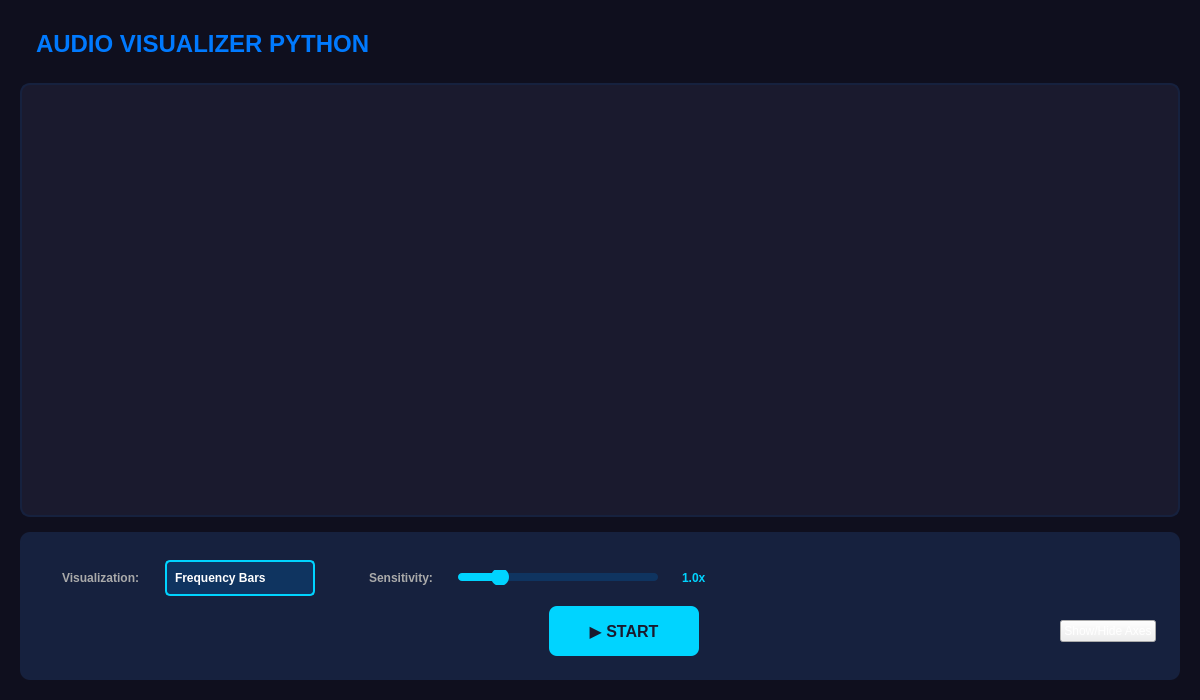
<?xml version="1.0" encoding="UTF-8"?>
<ui version="4.0">
 <class>MainWindow</class>
 <widget class="QMainWindow" name="MainWindow">
  <property name="geometry">
   <rect>
    <x>0</x>
    <y>0</y>
    <width>1200</width>
    <height>700</height>
   </rect>
  </property>
  <property name="windowTitle">
   <string>Audio Visualizer Pro</string>
  </property>
  <property name="styleSheet">
   <string notr="true">QMainWindow {
    background-color: #0f0f1e;
}

QWidget {
    color: white;
    font-family: Arial;
}</string>
  </property>
  <widget class="QWidget" name="centralwidget">
   <layout class="QVBoxLayout" name="mainLayout">
    <property name="spacing">
     <number>15</number>
    </property>
    <property name="leftMargin">
     <number>20</number>
    </property>
    <property name="topMargin">
     <number>20</number>
    </property>
    <property name="rightMargin">
     <number>20</number>
    </property>
    <property name="bottomMargin">
     <number>20</number>
    </property>
    <item>
     <layout class="QHBoxLayout" name="titleLayout">
      <item>
       <widget class="QLabel" name="titleLabel">
        <property name="styleSheet">
         <string notr="true">color: rgb(12, 101, 211); 
            font-size: 18pt; 
            font-weight: bold; 
            padding: 10px;</string>
        </property>
        <property name="text">
         <string>&lt;html&gt;&lt;head/&gt;&lt;body&gt;&lt;p&gt;&lt;span style=&quot; color:#007aff;&quot;&gt;AUDIO VISUALIZER PYTHON&lt;/span&gt;&lt;/p&gt;&lt;/body&gt;&lt;/html&gt;</string>
        </property>
       </widget>
      </item>
      <item>
       <spacer name="titleSpacer">
        <property name="orientation">
         <enum>Qt::Horizontal</enum>
        </property>
        <property name="sizeHint" stdset="0">
         <size>
          <width>40</width>
          <height>20</height>
         </size>
        </property>
       </spacer>
      </item>
     </layout>
    </item>
    <item>
     <widget class="QFrame" name="plotFrame">
      <property name="sizePolicy">
       <sizepolicy hsizetype="Expanding" vsizetype="Expanding">
        <horstretch>0</horstretch>
        <verstretch>1</verstretch>
       </sizepolicy>
      </property>
      <property name="styleSheet">
       <string notr="true">QFrame {
            background-color: #1a1a2e;
            border: 2px solid #16213e;
            border-radius: 10px;
        }</string>
      </property>
      <property name="frameShape">
       <enum>QFrame::StyledPanel</enum>
      </property>
      <property name="frameShadow">
       <enum>QFrame::Raised</enum>
      </property>
      <layout class="QVBoxLayout" name="plotLayout">
       <property name="spacing">
        <number>0</number>
       </property>
       <property name="leftMargin">
        <number>10</number>
       </property>
       <property name="topMargin">
        <number>10</number>
       </property>
       <property name="rightMargin">
        <number>10</number>
       </property>
       <property name="bottomMargin">
        <number>10</number>
       </property>
       <item>
        <widget class="QWidget" name="plotWidget" native="true">
         <property name="sizePolicy">
          <sizepolicy hsizetype="Expanding" vsizetype="Expanding">
           <horstretch>0</horstretch>
           <verstretch>0</verstretch>
          </sizepolicy>
         </property>
        </widget>
       </item>
      </layout>
     </widget>
    </item>
    <item>
     <widget class="QFrame" name="controlPanel">
      <property name="enabled">
       <bool>true</bool>
      </property>
      <property name="maximumSize">
       <size>
        <width>16777215</width>
        <height>200</height>
       </size>
      </property>
      <property name="styleSheet">
       <string notr="true">QFrame {
            background-color: #16213e;
            border-radius: 10px;
            padding: 15px;
        }</string>
      </property>
      <property name="frameShape">
       <enum>QFrame::StyledPanel</enum>
      </property>
      <property name="frameShadow">
       <enum>QFrame::Raised</enum>
      </property>
      <layout class="QVBoxLayout" name="controlPanelLayout">
       <item>
        <layout class="QHBoxLayout" name="topControlRow">
         <property name="spacing">
          <number>-1</number>
         </property>
         <property name="sizeConstraint">
          <enum>QLayout::SetDefaultConstraint</enum>
         </property>
         <property name="topMargin">
          <number>0</number>
         </property>
         <property name="bottomMargin">
          <number>0</number>
         </property>
         <item>
          <widget class="QLabel" name="vizLabel">
           <property name="minimumSize">
            <size>
             <width>50</width>
             <height>40</height>
            </size>
           </property>
           <property name="styleSheet">
            <string notr="true">color: #aaa; 
                font-weight: bold;</string>
           </property>
           <property name="text">
            <string>Visualization:</string>
           </property>
          </widget>
         </item>
         <item>
          <widget class="QComboBox" name="vizCombo">
           <property name="minimumSize">
            <size>
             <width>150</width>
             <height>0</height>
            </size>
           </property>
           <property name="styleSheet">
            <string notr="true">QComboBox {
                background-color: #0f3460;
                color: white;
                border: 2px solid #00d4ff;
                border-radius: 5px;
                padding: 8px;
                font-weight: bold;
            }
            QComboBox::drop-down {
                border: none;
            }
            QComboBox::down-arrow {
                image: none;
                border-left: 5px solid transparent;
                border-right: 5px solid transparent;
                border-top: 5px solid #00d4ff;
            }
            QComboBox QAbstractItemView {
                background-color: #0f3460;
                color: white;
                selection-background-color: #00d4ff;
            }</string>
           </property>
           <item>
            <property name="text">
             <string>Frequency Bars</string>
            </property>
           </item>
           <item>
            <property name="text">
             <string>Waveform</string>
            </property>
           </item>
           <item>
            <property name="text">
             <string>Spectrum Line</string>
            </property>
           </item>
           <item>
            <property name="text">
             <string>Circular Spectrum</string>
            </property>
           </item>
           <item>
            <property name="text">
             <string>Stereo Bars</string>
            </property>
           </item>
          </widget>
         </item>
         <item>
          <spacer name="controlSpacer1">
           <property name="orientation">
            <enum>Qt::Horizontal</enum>
           </property>
           <property name="sizeType">
            <enum>QSizePolicy::Fixed</enum>
           </property>
           <property name="sizeHint" stdset="0">
            <size>
             <width>30</width>
             <height>20</height>
            </size>
           </property>
          </spacer>
         </item>
         <item>
          <widget class="QLabel" name="sensLabel">
           <property name="minimumSize">
            <size>
             <width>50</width>
             <height>40</height>
            </size>
           </property>
           <property name="styleSheet">
            <string notr="true">color: #aaa; 
                font-weight: bold;</string>
           </property>
           <property name="text">
            <string>Sensitivity:</string>
           </property>
          </widget>
         </item>
         <item>
          <widget class="QSlider" name="sensitivitySlider">
           <property name="minimumSize">
            <size>
             <width>200</width>
             <height>0</height>
            </size>
           </property>
           <property name="maximumSize">
            <size>
             <width>200</width>
             <height>16777215</height>
            </size>
           </property>
           <property name="styleSheet">
            <string notr="true">QSlider::groove:horizontal {
                background: #0f3460;
                height: 8px;
                border-radius: 4px;
            }
            QSlider::handle:horizontal {
                background: #00d4ff;
                width: 18px;
                margin: -5px 0;
                border-radius: 9px;
            }
            QSlider::sub-page:horizontal {
                background: #00d4ff;
                border-radius: 4px;
            }</string>
           </property>
           <property name="minimum">
            <number>1</number>
           </property>
           <property name="maximum">
            <number>50</number>
           </property>
           <property name="value">
            <number>10</number>
           </property>
           <property name="orientation">
            <enum>Qt::Horizontal</enum>
           </property>
          </widget>
         </item>
         <item>
          <widget class="QLabel" name="sensValueLabel">
           <property name="minimumSize">
            <size>
             <width>50</width>
             <height>40</height>
            </size>
           </property>
           <property name="styleSheet">
            <string notr="true">color: #00d4ff; 
                font-weight: bold;</string>
           </property>
           <property name="text">
            <string>1.0x</string>
           </property>
          </widget>
         </item>
         <item>
          <spacer name="controlSpacer2">
           <property name="orientation">
            <enum>Qt::Horizontal</enum>
           </property>
           <property name="sizeHint" stdset="0">
            <size>
             <width>40</width>
             <height>20</height>
            </size>
           </property>
          </spacer>
         </item>
        </layout>
       </item>
       <item>
        <layout class="QHBoxLayout" name="bottomControlRow">
         <item>
          <spacer name="horizontalSpacer">
           <property name="orientation">
            <enum>Qt::Horizontal</enum>
           </property>
           <property name="sizeType">
            <enum>QSizePolicy::Fixed</enum>
           </property>
           <property name="sizeHint" stdset="0">
            <size>
             <width>150</width>
             <height>20</height>
            </size>
           </property>
          </spacer>
         </item>
         <item>
          <spacer name="buttonSpacer1">
           <property name="orientation">
            <enum>Qt::Horizontal</enum>
           </property>
           <property name="sizeHint" stdset="0">
            <size>
             <width>40</width>
             <height>20</height>
            </size>
           </property>
          </spacer>
         </item>
         <item>
          <widget class="QPushButton" name="startButton">
           <property name="minimumSize">
            <size>
             <width>150</width>
             <height>50</height>
            </size>
           </property>
           <property name="maximumSize">
            <size>
             <width>150</width>
             <height>50</height>
            </size>
           </property>
           <property name="styleSheet">
            <string notr="true">QPushButton {
                background-color: #00d4ff;
                color: #1a1a2e;
                border: none;
                border-radius: 8px;
                font-size: 16px;
                font-weight: bold;
            }
            QPushButton:hover {
                background-color: #00b8d4;
            }
            QPushButton:pressed {
                background-color: #0097a7;
            }</string>
           </property>
           <property name="text">
            <string>▶ START</string>
           </property>
          </widget>
         </item>
         <item>
          <spacer name="buttonSpacer2">
           <property name="orientation">
            <enum>Qt::Horizontal</enum>
           </property>
           <property name="sizeHint" stdset="0">
            <size>
             <width>40</width>
             <height>20</height>
            </size>
           </property>
          </spacer>
         </item>
         <item>
          <widget class="QPushButton" name="axesButton">
           <property name="text">
            <string>Show/Hide Axes</string>
           </property>
          </widget>
         </item>
        </layout>
       </item>
      </layout>
     </widget>
    </item>
   </layout>
  </widget>
 </widget>
 <resources/>
 <connections/>
</ui>
